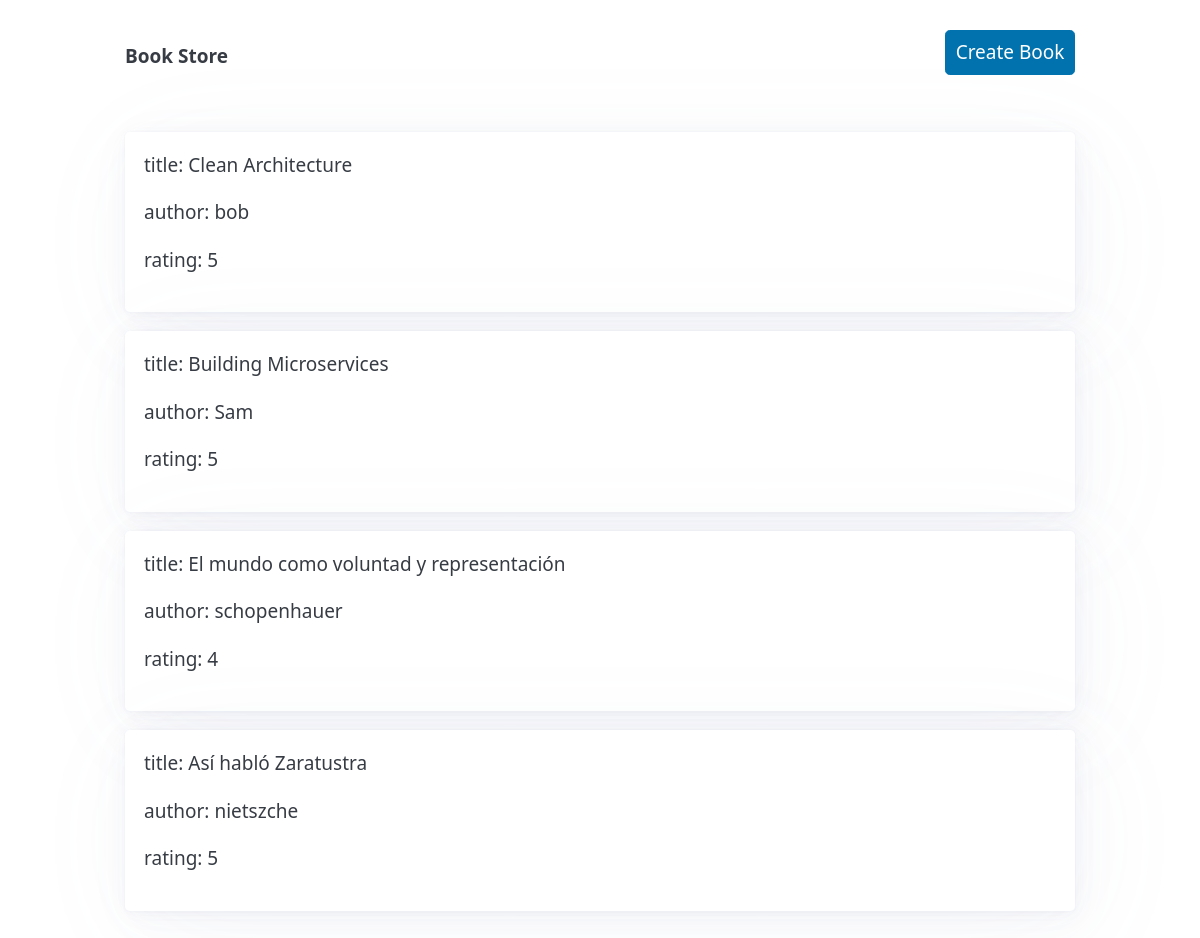
The page / on the database its author committed.
### books/models.py (models this page shows, shortened)
class Book(Model):
    title = models.CharField(max_length=150)
    author = models.ForeignKey(User, on_delete=CASCADE)
    rating = models.PositiveIntegerField(validators=[MaxValueValidator(5)])
    created_at = models.DateTimeField(auto_now_add=True)
    updated_at = models.DateTimeField(auto_now=True)

### books/views.py (the view)
# urls.py: path('', ListBookView.as_view()),
class ListBookView(View):
    def get(self, request):
        return render(request, 'list_book.html', context={'books': Book.objects.all().order_by('-created_at')})

### templates/list_book.html
{% extends 'base.html' %}
{% block content %}
    {% for book in books %}
        <article>
            <p>title: {{ book.title }}</p>
            <p>author: {{ book.author.username }}</p>
            <p>rating: {{ book.rating }}</p>
        </article>
    {% endfor %}
{% endblock %}

### templates/base.html (shortened to what this page needs)
<!DOCTYPE html>
<html lang="en" data-theme="light">
<head>
    <link rel="stylesheet" href="https://unpkg.com/@picocss/pico@latest/css/pico.classless.min.css">
</head>
<body>
<header>
    <nav>
        <ul>
            <li><strong>Book Store</strong></li>
        </ul>
        <ul>
            <li><a href="#" role="button">Create Book</a></li>
        </ul>
    </nav>
</header>
<main>
    {% block content %}{% endblock %}
</main>
</body>
</html>

### rows shown on the page
Book: title "Clean Architecture", author.username "bob", rating "5"
Book: title "Building Microservices", author.username "Sam", rating "5"
Book: title "El mundo como voluntad y representación", author.username "schopenhauer", rating "4"
Book: title "Así habló Zaratustra", author.username "nietszche", rating "5"
